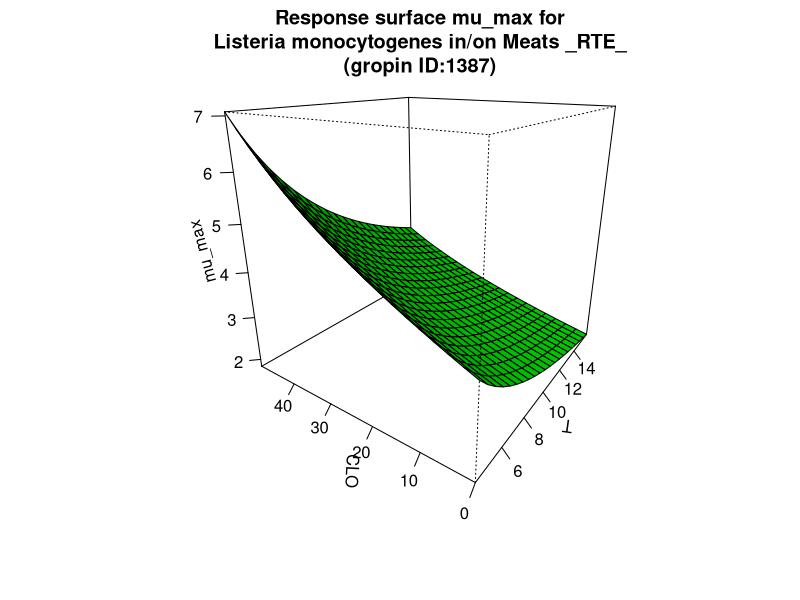

R code for this plot:
#############################
# start of Parameter script
#############################
T <- seq(4.004,15.984015984016,length.out=21)
CLO <- seq(0,49.95004995005,length.out=21)
#############################
# end of Parameter script
#############################
############################# 
# start of Model script Gropin ID 1387 
#############################
 
# constant coefficients for this model
 
variables <- data.frame(T,CLO)
argumentsPar <- expand.grid(variables)
 
# heart of the model
response_surface <- function(T,CLO) {
   mumax <-((48.5183/(T-(-1)))^0.5753)*(((100+CLO)/(100-CLO))^0.5913)

return(mumax=mumax)
} 

# output parameters
mumax <- cbind(argumentsPar,response_surface(argumentsPar['T'],argumentsPar['CLO']))
colnames(mumax) <- c(colnames(argumentsPar),'mumax')
#############################
# End of Model script
#############################
############################# 
# start of Visualisation script Gropin ID 1387 
#############################
persp(T,CLO,matrix(unlist(mumax$mumax),nrow=21),col = 'green',xlab='T',ylab='CLO',zlab='mu_max',main='Response surface mu_max for
Listeria monocytogenes in/on Meats _RTE_
(gropin ID:1387)',theta=305,phi=20,shade=0.25,ticktype = 'detailed')
#############################
# End of Visualisation script
#############################
